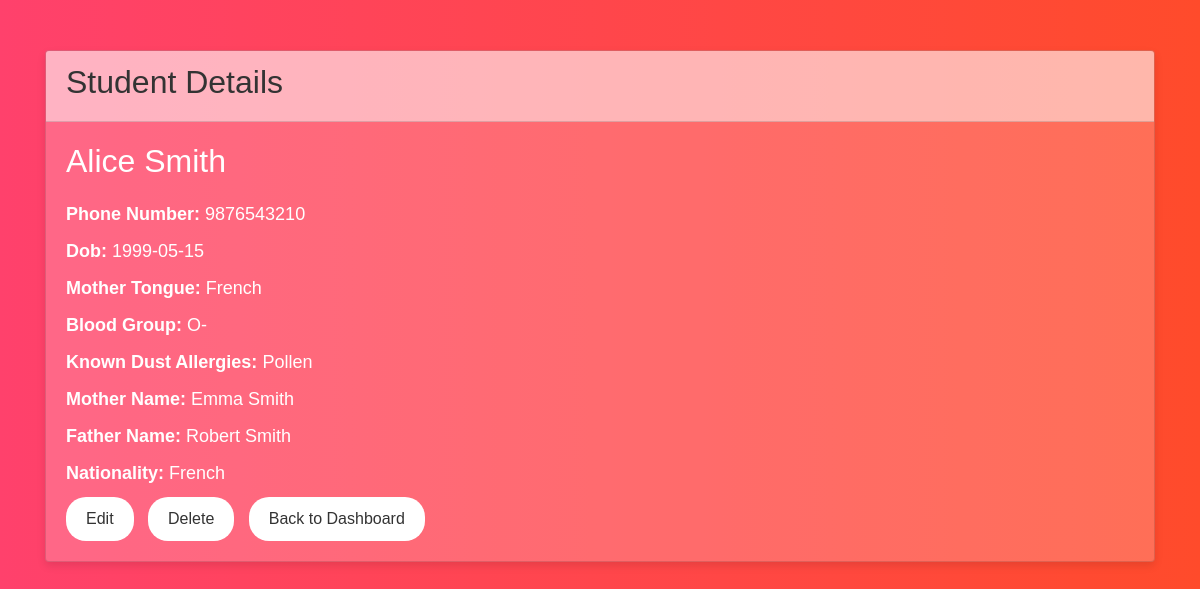
Screenshot of /student_details.php?id=2 (signed in) with the database file from the repository.
### tables this page shows
CREATE TABLE `StudentRecords` (
  `student_id` int(11) NOT NULL,
  `full_name` varchar(100) NOT NULL,
  `phone_number` varchar(15) DEFAULT NULL,
  `dob` date DEFAULT NULL,
  `mother_tongue` varchar(50) DEFAULT NULL,
  `blood_group` varchar(5) DEFAULT NULL,
  `known_dust_allergies` varchar(100) DEFAULT NULL,
  `mother_name` varchar(100) DEFAULT NULL,
  `father_name` varchar(100) DEFAULT NULL,
  `nationality` varchar(50) DEFAULT NULL
);

### student_details.php (the view, shortened to what this page needs)
<!DOCTYPE html>
<html lang="en">
<head>
    <link href="https://stackpath.bootstrapcdn.com/bootstrap/4.5.2/css/bootstrap.min.css" rel="stylesheet">
</head>
<body>
    <div class="container">
        <div class="card">
            <div class="card-header">
                <h2>Student Details</h2>
            </div>
            <div class="card-body student-details">
                <?php
                include 'db_connect.php';
                if (isset($_GET['id'])) {
                    $student_id = $_GET['id'];
                    $sql_student_details = $connection->prepare("SELECT * FROM StudentRecords WHERE student_id = ?");
                    $sql_student_details->bind_param("i", $student_id);
                    $sql_student_details->execute();
                    $result_student_details = $sql_student_details->get_result();
                    if ($result_student_details->num_rows > 0) {
                        $student_details = $result_student_details->fetch_assoc();
                    } else {
                        echo "<p>No student details found for ID: " . $student_id . "</p>";
                    }
                } else {
                    echo "<p>Invalid request.</p>";
                }
                ?>
                <?php if (isset($student_details)): ?>
                    <h2><?php echo $student_details['full_name']; ?></h2>
                    <?php foreach ($student_details as $key => $value): ?>
                        <?php if ($key != 'student_id' && $key != 'full_name'): ?>
                            <p><strong><?php echo ucwords(str_replace('_', ' ', $key)); ?>:</strong> <?php echo $value; ?></p>
                        <?php endif; ?>
                    <?php endforeach; ?>
                    <a href="edit_student.php?id=<?php echo $student_id; ?>" class="btn btn-edit">Edit</a>
                    <a href="delete_student.php?id=<?php echo $student_id; ?>" class="btn btn-delete" onclick="return confirm('Are you sure you want to delete this student record?')">Delete</a>
                    <a href="dashboard.php" class="btn btn-back">Back to Dashboard</a>
                <?php endif; ?>
            </div>
        </div>
    </div>
</body>
</html>

### student_details.php (style rules this page uses)
body { font-family: Arial, sans-serif; background: linear-gradient(to right, #FF416C, #FF4B2B); color: #fff; }
.container { margin-top: 50px; }
.card { background-color: rgba(255, 255, 255, 0.2); box-shadow: 0 4px 8px rgba(0, 0, 0, 0.1); transition: 0.3s; }
.card-header { background-color: rgba(255, 255, 255, 0.5); color: #333; font-weight: bold; }
.card-body { padding: 20px; }
.student-details p { margin-bottom: 10px; font-size: 18px; }
.student-details h2 { margin-bottom: 20px; }
.btn-edit, .btn-delete, .btn-back { background-color: #fff; color: #333; border: none; border-radius: 20px; padding: 10px 20px; margin-right: 10px; text-decoration: none; }

### rows the page displays
studentrecords: full_name "Alice Smith", phone_number "9876543210", dob "1999-05-15", mother_tongue "French", blood_group "O-", known_dust_allergies "Pollen", mother_name "Emma Smith", father_name "Robert Smith", nationality "French"

### other values shown
str_replace('_', ' ', $key) "Phone Number"
str_replace('_', ' ', $key) "Dob"
str_replace('_', ' ', $key) "Mother Tongue"
str_replace('_', ' ', $key) "Blood Group"
str_replace('_', ' ', $key) "Known Dust Allergies"
str_replace('_', ' ', $key) "Mother Name"
str_replace('_', ' ', $key) "Father Name"
str_replace('_', ' ', $key) "Nationality"
